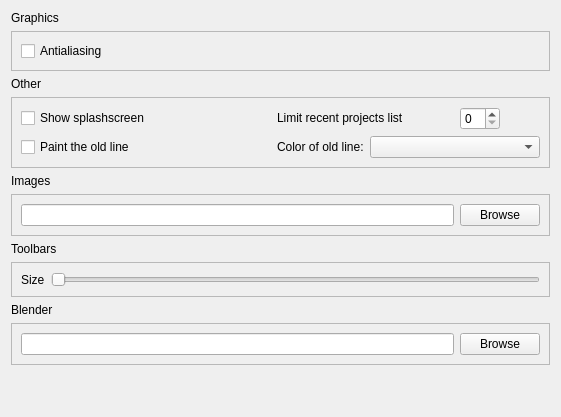
<?xml version="1.0" encoding="UTF-8"?>
<ui version="4.0">
 <class>PreferencesMiscellaniousPage</class>
 <widget class="QWidget" name="PreferencesMiscellaniousPage">
  <property name="geometry">
   <rect>
    <x>0</x>
    <y>0</y>
    <width>561</width>
    <height>417</height>
   </rect>
  </property>
  <property name="sizePolicy">
   <sizepolicy hsizetype="Expanding" vsizetype="Expanding">
    <horstretch>0</horstretch>
    <verstretch>0</verstretch>
   </sizepolicy>
  </property>
  <layout class="QGridLayout" name="gridLayout_4">
   <item row="10" column="0">
    <spacer name="verticalSpacer">
     <property name="orientation">
      <enum>Qt::Vertical</enum>
     </property>
     <property name="sizeHint" stdset="0">
      <size>
       <width>20</width>
       <height>40</height>
      </size>
     </property>
    </spacer>
   </item>
   <item row="2" column="0">
    <widget class="QLabel" name="label_6">
     <property name="text">
      <string>Other</string>
     </property>
    </widget>
   </item>
   <item row="4" column="0">
    <widget class="QLabel" name="label_7">
     <property name="text">
      <string>Images</string>
     </property>
    </widget>
   </item>
   <item row="6" column="0">
    <widget class="QLabel" name="label">
     <property name="text">
      <string>Toolbars</string>
     </property>
    </widget>
   </item>
   <item row="0" column="0">
    <widget class="QLabel" name="label_5">
     <property name="text">
      <string>Graphics</string>
     </property>
    </widget>
   </item>
   <item row="5" column="0">
    <widget class="QFrame" name="frame_5">
     <property name="frameShape">
      <enum>QFrame::StyledPanel</enum>
     </property>
     <property name="frameShadow">
      <enum>QFrame::Raised</enum>
     </property>
     <layout class="QGridLayout" name="gridLayout_3">
      <item row="0" column="1">
       <widget class="QPushButton" name="imagesPathBrowseButton">
        <property name="text">
         <string>Browse</string>
        </property>
       </widget>
      </item>
      <item row="0" column="0">
       <widget class="QLineEdit" name="imagesPathEdit"/>
      </item>
     </layout>
    </widget>
   </item>
   <item row="1" column="0">
    <widget class="QFrame" name="frame_3">
     <property name="frameShape">
      <enum>QFrame::StyledPanel</enum>
     </property>
     <property name="frameShadow">
      <enum>QFrame::Raised</enum>
     </property>
     <layout class="QGridLayout" name="gridLayout">
      <item row="0" column="0">
       <widget class="QCheckBox" name="antialiasingCheckBox">
        <property name="text">
         <string>Antialiasing</string>
        </property>
       </widget>
      </item>
     </layout>
    </widget>
   </item>
   <item row="3" column="0">
    <widget class="QFrame" name="frame_4">
     <property name="frameShape">
      <enum>QFrame::StyledPanel</enum>
     </property>
     <property name="frameShadow">
      <enum>QFrame::Raised</enum>
     </property>
     <layout class="QGridLayout" name="gridLayout_2" rowstretch="0,0,0,0">
      <item row="0" column="0">
       <widget class="QCheckBox" name="splashScreenCheckBox">
        <property name="text">
         <string>Show splashscreen</string>
        </property>
       </widget>
      </item>
      <item row="3" column="2">
       <widget class="QLabel" name="label_8">
        <property name="text">
         <string>Color of old line:</string>
        </property>
       </widget>
      </item>
      <item row="3" column="3">
       <widget class="QComboBox" name="colorComboBox">
        <property name="minimumSize">
         <size>
          <width>170</width>
          <height>0</height>
         </size>
        </property>
        <property name="frame">
         <bool>true</bool>
        </property>
       </widget>
      </item>
      <item row="3" column="0">
       <widget class="QCheckBox" name="paintOldLineCheckBox">
        <property name="enabled">
         <bool>true</bool>
        </property>
        <property name="text">
         <string>Paint the old line</string>
        </property>
       </widget>
      </item>
      <item row="3" column="1">
       <spacer name="horizontalSpacer">
        <property name="orientation">
         <enum>Qt::Horizontal</enum>
        </property>
        <property name="sizeType">
         <enum>QSizePolicy::Expanding</enum>
        </property>
        <property name="sizeHint" stdset="0">
         <size>
          <width>40</width>
          <height>20</height>
         </size>
        </property>
       </spacer>
      </item>
      <item row="0" column="2" colspan="2">
       <layout class="QHBoxLayout" name="horizontalLayout_4">
        <property name="spacing">
         <number>5</number>
        </property>
        <property name="sizeConstraint">
         <enum>QLayout::SetDefaultConstraint</enum>
        </property>
        <property name="topMargin">
         <number>0</number>
        </property>
        <property name="rightMargin">
         <number>0</number>
        </property>
        <item>
         <widget class="QLabel" name="label_9">
          <property name="sizePolicy">
           <sizepolicy hsizetype="Preferred" vsizetype="Maximum">
            <horstretch>0</horstretch>
            <verstretch>0</verstretch>
           </sizepolicy>
          </property>
          <property name="text">
           <string>Limit recent projects list</string>
          </property>
          <property name="wordWrap">
           <bool>true</bool>
          </property>
         </widget>
        </item>
        <item>
         <widget class="QSpinBox" name="recentProjectsLimitSpinBox">
          <property name="sizePolicy">
           <sizepolicy hsizetype="Fixed" vsizetype="Fixed">
            <horstretch>0</horstretch>
            <verstretch>0</verstretch>
           </sizepolicy>
          </property>
          <property name="maximumSize">
           <size>
            <width>40</width>
            <height>16777215</height>
           </size>
          </property>
         </widget>
        </item>
        <item>
         <spacer name="horizontalSpacer_2">
          <property name="orientation">
           <enum>Qt::Horizontal</enum>
          </property>
          <property name="sizeType">
           <enum>QSizePolicy::Maximum</enum>
          </property>
          <property name="sizeHint" stdset="0">
           <size>
            <width>40</width>
            <height>20</height>
           </size>
          </property>
         </spacer>
        </item>
       </layout>
      </item>
     </layout>
    </widget>
   </item>
   <item row="7" column="0">
    <widget class="QFrame" name="frame">
     <property name="frameShape">
      <enum>QFrame::StyledPanel</enum>
     </property>
     <property name="frameShadow">
      <enum>QFrame::Raised</enum>
     </property>
     <layout class="QHBoxLayout" name="horizontalLayout">
      <item>
       <widget class="QLabel" name="label_2">
        <property name="text">
         <string>Size</string>
        </property>
       </widget>
      </item>
      <item>
       <widget class="QSlider" name="toolbarSizeSlider">
        <property name="minimum">
         <number>20</number>
        </property>
        <property name="maximum">
         <number>50</number>
        </property>
        <property name="orientation">
         <enum>Qt::Horizontal</enum>
        </property>
       </widget>
      </item>
     </layout>
    </widget>
   </item>
   <item row="8" column="0">
    <widget class="QLabel" name="label_3">
     <property name="text">
      <string>Blender</string>
     </property>
    </widget>
   </item>
   <item row="9" column="0">
    <widget class="QFrame" name="gridFrame">
     <property name="frameShape">
      <enum>QFrame::StyledPanel</enum>
     </property>
     <property name="frameShadow">
      <enum>QFrame::Raised</enum>
     </property>
     <layout class="QGridLayout" name="gridLayout_6" columnstretch="0,0" columnminimumwidth="0,0">
      <property name="leftMargin">
       <number>9</number>
      </property>
      <property name="topMargin">
       <number>9</number>
      </property>
      <property name="rightMargin">
       <number>9</number>
      </property>
      <property name="bottomMargin">
       <number>9</number>
      </property>
      <item row="0" column="0">
       <widget class="QLineEdit" name="blenderPathEdit"/>
      </item>
      <item row="0" column="1">
       <widget class="QPushButton" name="blenderPathBrowseButton">
        <property name="text">
         <string>Browse</string>
        </property>
       </widget>
      </item>
     </layout>
    </widget>
   </item>
  </layout>
 </widget>
 <resources/>
 <connections/>
</ui>
